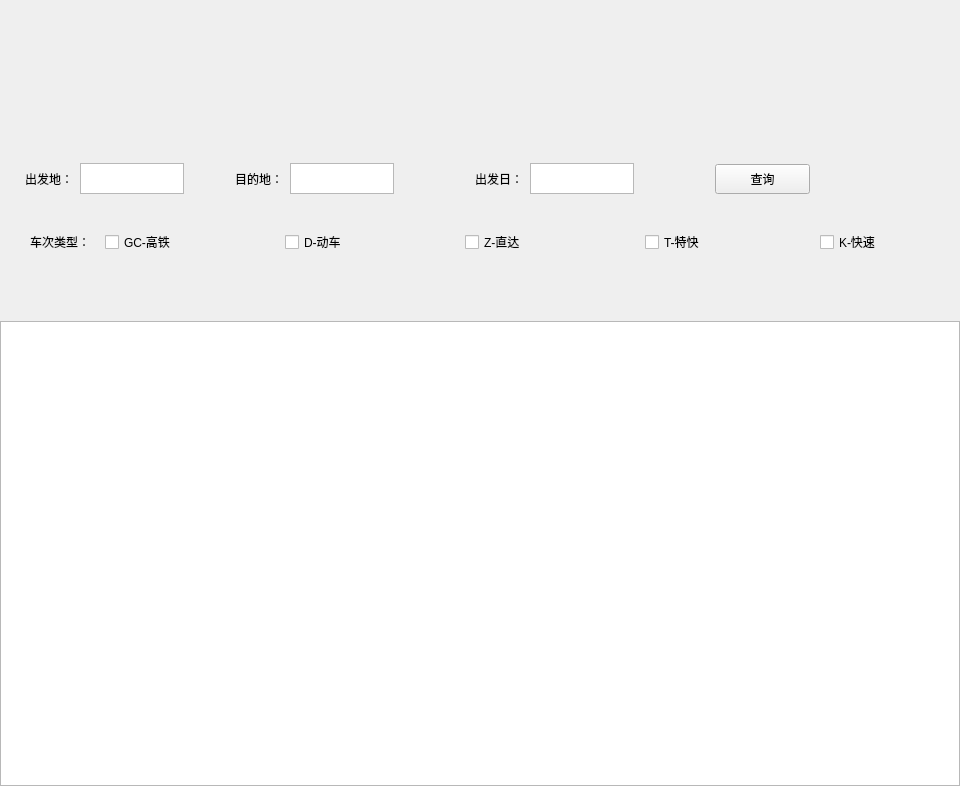
<?xml version="1.0" encoding="UTF-8"?>
<ui version="4.0">
 <class>MainWindow</class>
 <widget class="QMainWindow" name="MainWindow">
  <property name="geometry">
   <rect>
    <x>0</x>
    <y>0</y>
    <width>960</width>
    <height>786</height>
   </rect>
  </property>
  <property name="minimumSize">
   <size>
    <width>960</width>
    <height>786</height>
   </size>
  </property>
  <property name="maximumSize">
   <size>
    <width>960</width>
    <height>786</height>
   </size>
  </property>
  <property name="windowTitle">
   <string>快手爬票</string>
  </property>
  <widget class="QWidget" name="centralwidget">
   <widget class="QLabel" name="label_title_img">
    <property name="geometry">
     <rect>
      <x>0</x>
      <y>0</y>
      <width>960</width>
      <height>141</height>
     </rect>
    </property>
    <property name="text">
     <string/>
    </property>
   </widget>
   <widget class="QWidget" name="widget_query" native="true">
    <property name="geometry">
     <rect>
      <x>0</x>
      <y>141</y>
      <width>960</width>
      <height>80</height>
     </rect>
    </property>
    <widget class="QLabel" name="label_2">
     <property name="geometry">
      <rect>
       <x>25</x>
       <y>30</y>
       <width>70</width>
       <height>15</height>
      </rect>
     </property>
     <property name="text">
      <string>出发地：</string>
     </property>
    </widget>
    <widget class="QTextEdit" name="textEdit">
     <property name="geometry">
      <rect>
       <x>80</x>
       <y>22</y>
       <width>104</width>
       <height>31</height>
      </rect>
     </property>
    </widget>
    <widget class="QLabel" name="label_3">
     <property name="geometry">
      <rect>
       <x>235</x>
       <y>30</y>
       <width>70</width>
       <height>15</height>
      </rect>
     </property>
     <property name="text">
      <string>目的地：</string>
     </property>
    </widget>
    <widget class="QTextEdit" name="textEdit_2">
     <property name="geometry">
      <rect>
       <x>290</x>
       <y>22</y>
       <width>104</width>
       <height>31</height>
      </rect>
     </property>
    </widget>
    <widget class="QLabel" name="label_4">
     <property name="geometry">
      <rect>
       <x>475</x>
       <y>30</y>
       <width>70</width>
       <height>15</height>
      </rect>
     </property>
     <property name="text">
      <string>出发日：</string>
     </property>
    </widget>
    <widget class="QTextEdit" name="textEdit_3">
     <property name="geometry">
      <rect>
       <x>530</x>
       <y>22</y>
       <width>104</width>
       <height>31</height>
      </rect>
     </property>
    </widget>
    <widget class="QPushButton" name="pushButton">
     <property name="geometry">
      <rect>
       <x>715</x>
       <y>23</y>
       <width>95</width>
       <height>30</height>
      </rect>
     </property>
     <property name="text">
      <string>查询</string>
     </property>
    </widget>
   </widget>
   <widget class="QWidget" name="widget_checkBox" native="true">
    <property name="geometry">
     <rect>
      <x>0</x>
      <y>221</y>
      <width>960</width>
      <height>40</height>
     </rect>
    </property>
    <widget class="QLabel" name="label_type">
     <property name="geometry">
      <rect>
       <x>30</x>
       <y>13</y>
       <width>70</width>
       <height>15</height>
      </rect>
     </property>
     <property name="text">
      <string>车次类型：</string>
     </property>
    </widget>
    <widget class="QCheckBox" name="checkBox_G">
     <property name="geometry">
      <rect>
       <x>105</x>
       <y>10</y>
       <width>86</width>
       <height>22</height>
      </rect>
     </property>
     <property name="text">
      <string>GC-高铁</string>
     </property>
    </widget>
    <widget class="QCheckBox" name="checkBox_D">
     <property name="geometry">
      <rect>
       <x>285</x>
       <y>10</y>
       <width>85</width>
       <height>22</height>
      </rect>
     </property>
     <property name="text">
      <string>D-动车</string>
     </property>
    </widget>
    <widget class="QCheckBox" name="checkBox_Z">
     <property name="geometry">
      <rect>
       <x>465</x>
       <y>10</y>
       <width>85</width>
       <height>22</height>
      </rect>
     </property>
     <property name="text">
      <string>Z-直达</string>
     </property>
    </widget>
    <widget class="QCheckBox" name="checkBox_T">
     <property name="geometry">
      <rect>
       <x>645</x>
       <y>10</y>
       <width>85</width>
       <height>22</height>
      </rect>
     </property>
     <property name="text">
      <string>T-特快</string>
     </property>
    </widget>
    <widget class="QCheckBox" name="checkBox_K">
     <property name="geometry">
      <rect>
       <x>820</x>
       <y>10</y>
       <width>85</width>
       <height>22</height>
      </rect>
     </property>
     <property name="text">
      <string>K-快速</string>
     </property>
    </widget>
   </widget>
   <widget class="QLabel" name="label_train_img">
    <property name="geometry">
     <rect>
      <x>0</x>
      <y>261</y>
      <width>960</width>
      <height>60</height>
     </rect>
    </property>
    <property name="text">
     <string/>
    </property>
   </widget>
   <widget class="QTableView" name="tableView">
    <property name="geometry">
     <rect>
      <x>0</x>
      <y>321</y>
      <width>960</width>
      <height>465</height>
     </rect>
    </property>
   </widget>
  </widget>
 </widget>
 <resources/>
 <connections/>
</ui>
